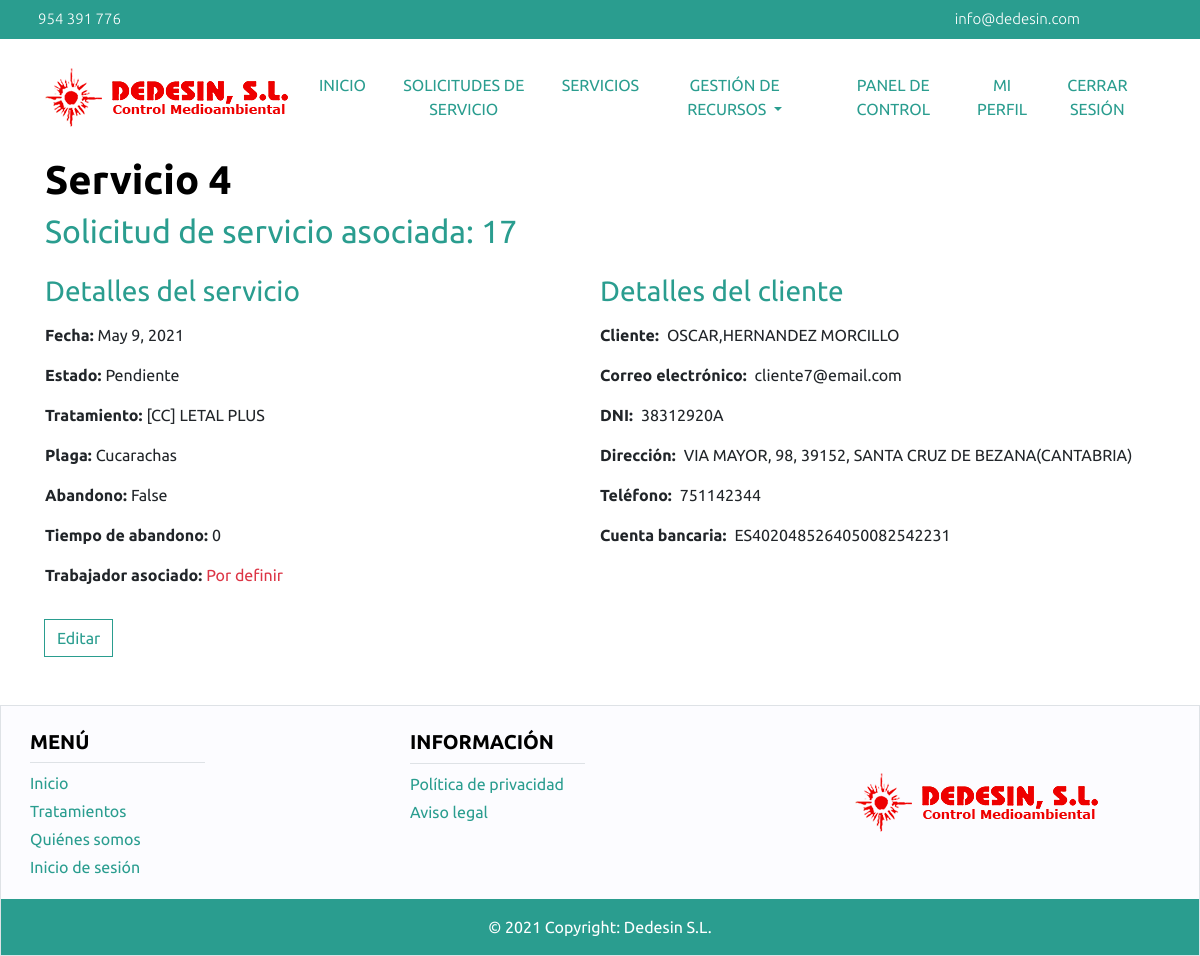
The page /administrador/servicio/show/4/ (signed in) on the database as committed earlier.
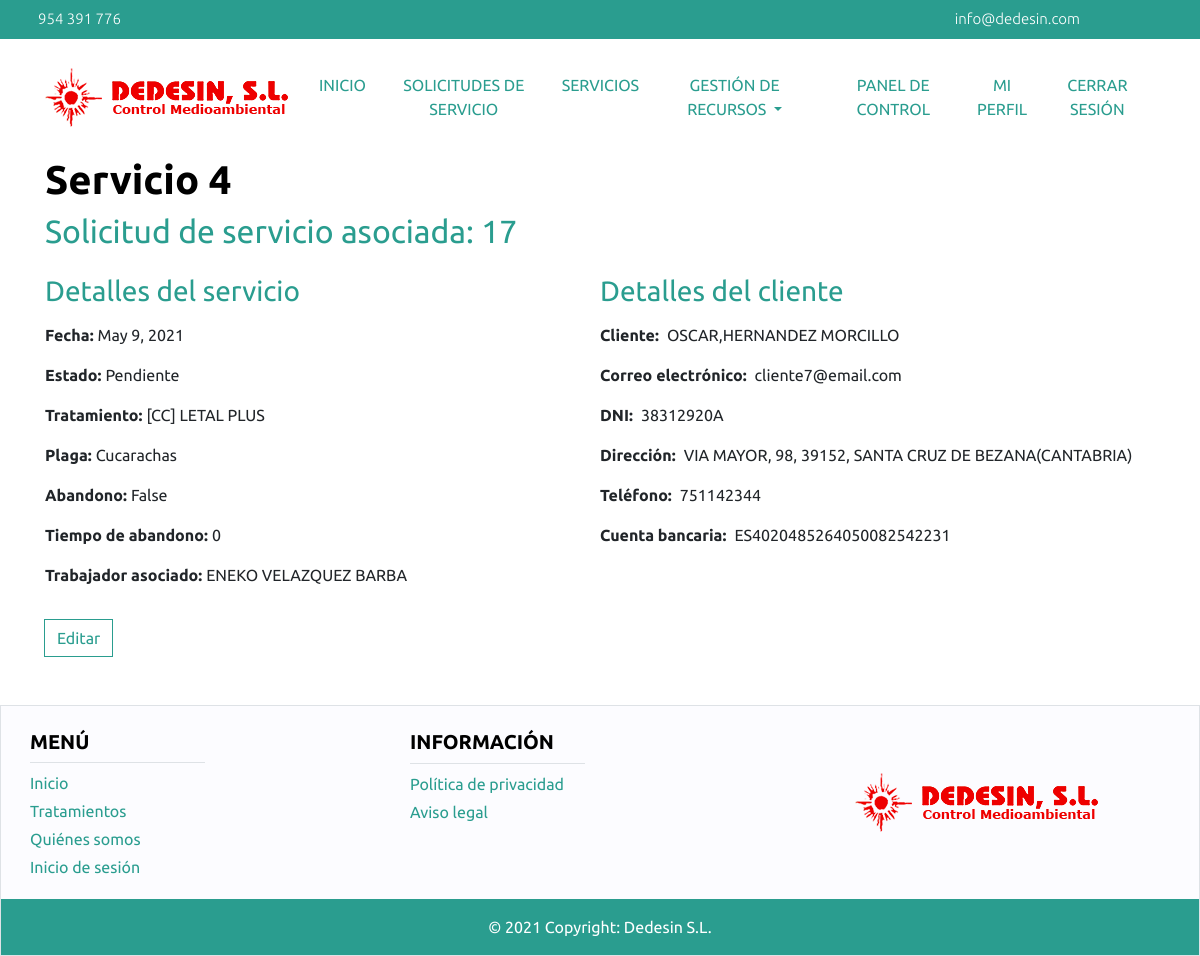
The same page on the database as committed later.
### main/models.py (models this page shows, shortened)
class Servicio(models.Model):
    estado = models.CharField(choices=ESTADO_SERVICIO, default='pendiente', max_length=9)
    observaciones = models.TextField()
    solicitudServicio = models.OneToOneField(SolicitudServicio, on_delete=models.CASCADE)
    trabajador = models.ForeignKey(Trabajador, on_delete=models.CASCADE, default=None, null=True)
    factura = models.OneToOneField(Factura, on_delete=models.CASCADE, default=None, null=True)

class SolicitudServicio(models.Model):
    estado = models.CharField(choices=ESTADO_SOLICITUD, default='pendiente', max_length=9)
    fecha = models.DateField(default=None, null=True)
    observaciones = models.TextField()
    tratamiento = models.ForeignKey(Tratamiento, on_delete=models.CASCADE, default=None, null=True)
    plaga = models.ForeignKey(Plaga, on_delete=models.CASCADE)
    usuario = models.ForeignKey(User, on_delete=models.CASCADE)

class Tratamiento(models.Model):
    nombre = models.CharField(max_length=100, blank=False)
    descripcion = models.TextField()
    precio = models.FloatField()
    abandono = models.BooleanField(default=False)
    horasAbandono = models.IntegerField(default=0)
    plaga = models.ForeignKey(Plaga, on_delete=models.CASCADE)

class Plaga(models.Model):
    nombre = models.CharField(max_length=60)

class Trabajador(models.Model):
    cualificacion = models.TextField(max_length=254)
    vehiculo = models.OneToOneField(Vehiculo, on_delete=models.CASCADE, null=True)
    persona = models.OneToOneField(Persona, on_delete=models.CASCADE, default=None)

class Persona(models.Model):
    nombre = models.CharField(max_length=50)
    apellidos = models.CharField(max_length=80)
    dni = models.CharField(max_length=9, validators=[DNI_REGEX], unique=True)
    telefono = models.CharField(validators=[TELEFONO_REGEX], unique=True, max_length=9)
    usuario = models.OneToOneField(User, on_delete=models.CASCADE, default=None)

### main/administrador/views.py (the view)
# urls.py: path('servicio/show/<int:id>/', views.show_servicio_administrador),
@login_required
def show_servicio_administrador(request, id):
    if esAdministrador(request):
        servicio = Servicio.objects.get(id=id)
        try:
            empresa = Empresa.objects.filter(
                usuario=servicio.solicitudServicio.usuario)[0]
            return render(request, 'servicioAdministradorForm.html', {'servicio': servicio, 'empresa': empresa})
        except:
            persona = Persona.objects.filter(
                usuario=servicio.solicitudServicio.usuario)[0]
            cliente = Cliente.objects.filter(persona=persona)[0]
            return render(request, 'servicioAdministradorForm.html', {'servicio': servicio, 'cliente': cliente})
    else:
        return redirect('/errorPermiso/')

### main/administrador/views.py (called while the page is built)
def esAdministrador(request):
    try:
        persona = Persona.objects.filter(usuario=request.user)[0]
        administrador = Administrador.objects.filter(persona=persona)[0]
        return administrador
    except:
        return None

### main/administrador/templates/servicioAdministradorForm.html (shortened to what this page needs)
{% extends 'headerAdministrador.html' %}
{% block contenido %}
{% if servicio %}
<div class="container mb-5">
    <h1 class="title"> Servicio {{servicio.id}} </h1>
    <h2 class="subtitle">Solicitud de servicio asociada: <a class="text-decoration-none color-dedesin"
                                                            href="/administrador/solicitudServicio/show/{{servicio.solicitudServicio.id}}">{{servicio.solicitudServicio.id}}</a>
    </h2>
    <div class="container mt-4">
        <div class="row">
            <div class="col-lg-6 col-md-6 col-xs-12">
                <div class="row">
                    <h3 class="subtitle mb-3 w-100">Detalles del servicio</h3>
                    <strong><p>Fecha: </p></strong>
                    <p class=" ml-1">{{servicio.solicitudServicio.fecha}}</p>
                </div>
                <div class="row">
                    <strong><p>Estado:</p></strong>
                    <p class="ml-1">{{servicio.estado.title}}</p>
                </div>
                <div class="row">
                    <strong><p>Tratamiento: </p></strong>
                    <p class="ml-1">{{servicio.solicitudServicio.tratamiento.nombre}}</p>
                </div>
                <div class="row">
                    <strong><p>Plaga: </p></strong>
                    <p class="ml-1">{{servicio.solicitudServicio.plaga.nombre}}</p>
                </div>
                <div class="row">
                    <strong><p>Abandono: </p></strong>
                    <p class="ml-1">{{servicio.solicitudServicio.tratamiento.abandono}}</p>
                </div>
                <div class="row">
                    <strong><p>Tiempo de abandono: </p></strong>
                    <p class="ml-1">{{servicio.solicitudServicio.tratamiento.horasAbandono}}</p>
                </div>
                <div class="row">
                    <strong><p>Trabajador asociado: </p></strong>
                    {% if servicio.trabajador %}
                    <p class="ml-1">{{servicio.trabajador.persona.nombre}} {{servicio.trabajador.persona.apellidos}}</p>
                    {% else %}
                    <p class="ml-1 text-danger">Por definir</p>
                    {% endif %}
                </div>
            </div>
            {% if cliente %}
            <div class="col-lg-6 col-md-6 col-xs-12">
                <div class="row">
                    <h3 class="subtitle mb-3 w-100">Detalles del cliente</h3>
                    <strong><p>Cliente:</p></strong>
                    <p class="ml-2">{{cliente.persona.nombre}},{{cliente.persona.apellidos}}</p>
                </div>
                <div class="row">
                    <strong><p>Correo electrónico:</p></strong>
                    <p class="ml-2">{{cliente.persona.usuario.username}}</p>
                </div>
                <div class="row">
                    <strong><p>DNI:</p></strong>
                    <p class="ml-2">{{cliente.persona.dni}}</p>
                </div>
                <div class="row">
                    <strong><p>Dirección:</p></strong>
                    <p class="ml-2">{{cliente.direccion}}</p>
                </div>
                <div class="row">
                    <strong><p>Teléfono:</p></strong>
                    <p class="ml-2">{{cliente.persona.telefono}}</p>
                </div>
                {% if cliente.cuenta_bancaria %}
                <div class="row">
                    <strong><p>Cuenta bancaria:</p></strong>
                    <p class="ml-2">{{cliente.cuenta_bancaria}}</p>
                </div>
                {% endif %}
            </div>
            {% endif %}
        </div>
        {% if servicio.estado == 'Pendiente'%}
        {% if not form %}
        <div class="row my-3">
            <a class="page-link btn-dedesin"
               href="/administrador/servicio/edit/{{servicio.id}}">Editar</a>
        </div>
        {% endif %}
        {% endif %}
    </div>
</div>
{% endif %}
{% endblock %}

Rows that differ between the two databases and show on the page:
changed Servicio "Pendiente": trabajador_id empty → 8 (drawn); trabajador.persona.nombre (not shown) → "ENEKO"; trabajador.persona.apellidos (not shown) → "VELAZQUEZ BARBA"
Other text that changed with them:
text no longer shown: "Por definir"
